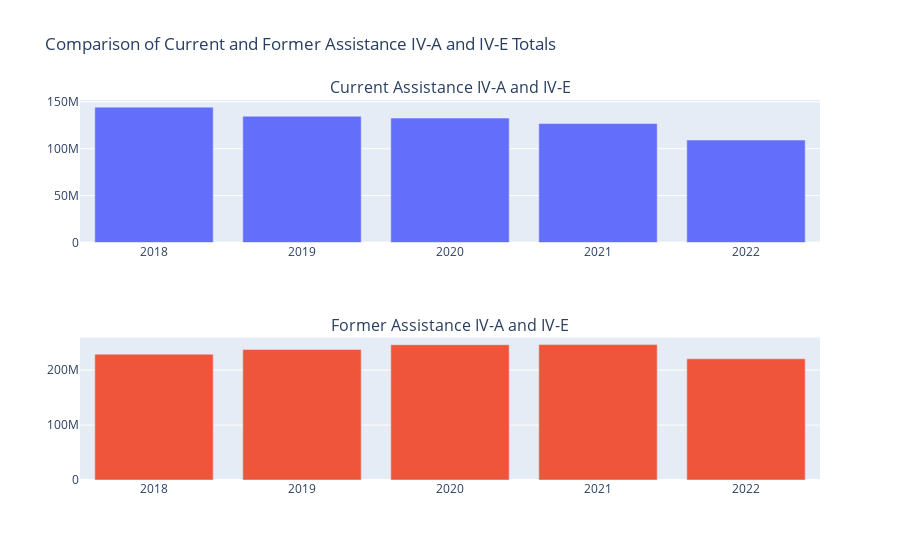

The notebook cell this image was saved under:
### Markdown cell above
## 9. How do payments under different assistance programs (like "Current Assistance IV-A and IV-E" and "Former Assistance IV-A and IV-E") compare?

### Code cell
import pandas as pd

# Load the Excel file
file_path = '/Users/asmafarooq/github/mids-datasci200-fall23-Asma-Farooq/fy_2022_preliminary_data_tables.xlsx' 

# Read the sheets for current and former assistance
current_assistance_data = pd.read_excel(file_path, sheet_name='P-23', header=None)
former_assistance_data = pd.read_excel(file_path, sheet_name='P-24', header=None)

# Extracting the years from the third row, columns B to F
years = current_assistance_data.iloc[2, 1:6].astype(int).astype(str)  # Converting to int then to str for year labels

# Extracting totals for Current and Former Assistance from row 58, columns B to F
current_assistance_totals = current_assistance_data.iloc[57, 1:6]
former_assistance_totals = former_assistance_data.iloc[57, 1:6]

# Converting the totals to numeric values for analysis
current_assistance_totals = pd.to_numeric(current_assistance_totals)
former_assistance_totals = pd.to_numeric(former_assistance_totals)

# Analysis
print("Current Assistance IV-A and IV-E Totals:")
print(current_assistance_totals)
print("\nFormer Assistance IV-A and IV-E Totals:")
print(former_assistance_totals)

# Comparison of Current vs Former Assistance Totals
comparison = pd.DataFrame({
    'Year': years,
    'Current Assistance Totals': current_assistance_totals.values,
    'Former Assistance Totals': former_assistance_totals.values
})

# Calculate the difference between Current and Former Assistance Totals
comparison['Difference'] = comparison['Former Assistance Totals'] - comparison['Current Assistance Totals']

print("\nComparison of Current vs Former Assistance Totals:")
print(comparison)


import pandas as pd
import plotly.graph_objs as go
from plotly.subplots import make_subplots

# Assuming you have the 'years', 'current_assistance_totals', and 'former_assistance_totals' from earlier code

# Create a subplot for the current and former assistance totals
fig = make_subplots(rows=2, cols=1, subplot_titles=("Current Assistance IV-A and IV-E", "Former Assistance IV-A and IV-E"))

# Add traces for the totals
fig.add_trace(
    go.Bar(x=years, y=current_assistance_totals, name='Current Assistance Totals'),
    row=1, col=1
)
fig.add_trace(
    go.Bar(x=years, y=former_assistance_totals, name='Former Assistance Totals'),
    row=2, col=1
)

# Update layout for a clearer view
fig.update_layout(
    height=700,
    showlegend=False,
    title_text="Comparison of Current and Former Assistance IV-A and IV-E Totals"
)

# Show the plot
fig.show()

### Figure 1 — Plotly figure (JSON) as saved in the notebook; plotly's stock layout.template omitted (floating-point values rounded to 4 significant figures)
{"data": [{"name": "Current Assistance Totals", "type": "bar", "x": ["2018", "2019", "2020", "2021", "2022"], "xaxis": "x", "y": [144283287, 134515316, 132573797, 126810833, 109197168], "yaxis": "y"}, {"name": "Former Assistance Totals", "type": "bar", "x": ["2018", "2019", "2020", "2021", "2022"], "xaxis": "x2", "y": [229016321, 237581239, 246144850, 246337993, 220596607], "yaxis": "y2"}], "layout": {"annotations": [{"font": {"size": 16}, "showarrow": false, "text": "Current Assistance IV-A and IV-E", "x": 0.5, "xanchor": "center", "xref": "paper", "y": 1, "yanchor": "bottom", "yref": "paper"}, {"font": {"size": 16}, "showarrow": false, "text": "Former Assistance IV-A and IV-E", "x": 0.5, "xanchor": "center", "xref": "paper", "y": 0.375, "yanchor": "bottom", "yref": "paper"}], "autosize": true, "showlegend": false, "title": {"text": "Comparison of Current and Former Assistance IV-A and IV-E Totals"}, "xaxis": {"anchor": "y", "autorange": true, "domain": [0, 1], "range": [-0.5, 4.5], "type": "category"}, "xaxis2": {"anchor": "y2", "autorange": true, "domain": [0, 1], "range": [-0.5, 4.5], "type": "category"}, "yaxis": {"anchor": "x", "autorange": true, "domain": [0.625, 1], "range": [0, 151900000.0], "type": "linear"}, "yaxis2": {"anchor": "x2", "autorange": true, "domain": [0, 0.375], "range": [0, 259300000.0], "type": "linear"}}}
